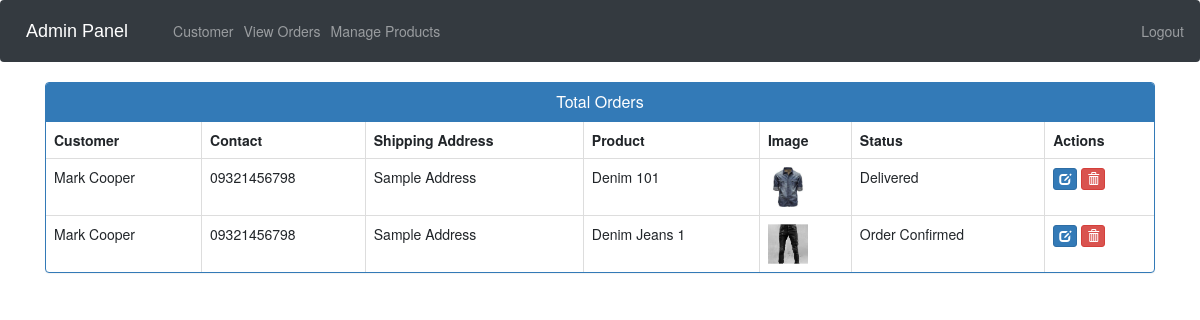
/admin-view-booking (signed in), run on an earlier commit of the app's database.
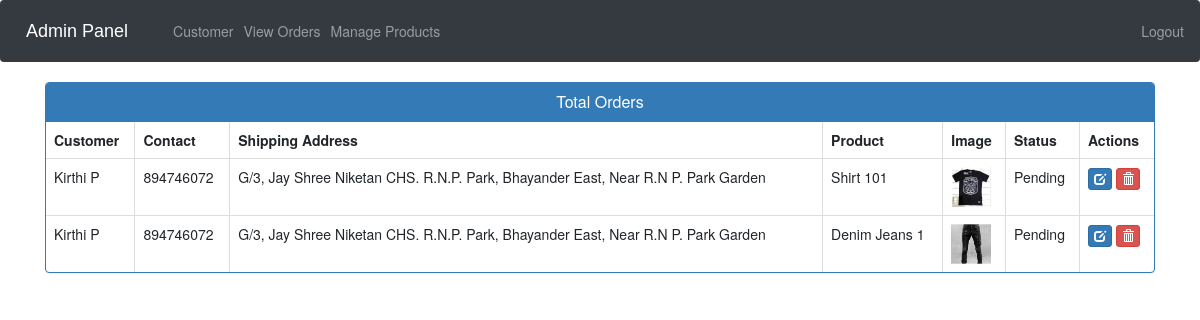
And on a later commit of the database.
### ecom/models.py (models this page shows, shortened)
class Customer(models.Model):
    user=models.OneToOneField(User,on_delete=models.CASCADE)
    profile_pic= models.ImageField(upload_to='profile_pic/CustomerProfilePic/',null=True,blank=True)
    address = models.CharField(max_length=40)
    mobile = models.CharField(max_length=20,null=False)
    @property
    def get_name(self):
        return self.user.first_name+" "+self.user.last_name

class Orders(models.Model):
    STATUS =(
        ('Pending','Pending'),
        ('Order Confirmed','Order Confirmed'),
        ('Out for Delivery','Out for Delivery'),
        ('Delivered','Delivered'),
    )
    customer=models.ForeignKey('Customer', on_delete=models.CASCADE,null=True)
    product=models.ForeignKey('Product',on_delete=models.CASCADE,null=True)
    email = models.CharField(max_length=50,null=True)
    address = models.CharField(max_length=500,null=True)
    mobile = models.CharField(max_length=20,null=True)
    order_date= models.DateField(auto_now_add=True,null=True)
    status=models.CharField(max_length=50,null=True,choices=STATUS)

class Product(models.Model):
    name=models.CharField(max_length=40)
    product_image= models.ImageField(upload_to='product_image/',null=True,blank=True)
    price = models.PositiveIntegerField()
    description=models.CharField(max_length=40)

### ecom/views.py (the view)
# urls.py: path('admin-view-booking', views.admin_view_booking_view,name='admin-view-booking'),
@login_required(login_url='adminlogin')
def admin_view_booking_view(request):
    orders=models.Orders.objects.all()
    ordered_products=[]
    ordered_bys=[]
    for order in orders:
        ordered_product=models.Product.objects.all().filter(id=order.product.id)
        ordered_by=models.Customer.objects.all().filter(id = order.customer.id)
        ordered_products.append(ordered_product)
        ordered_bys.append(ordered_by)
    return render(request,'ecom/admin_view_booking.html',{'data':zip(ordered_products,ordered_bys,orders)})

### templates/ecom/admin_view_booking.html (shortened to what this page needs)
{% extends 'ecom/admin_base.html' %}
{% load static %}
{% block content %}
<head>
  <link href="//netdna.bootstrapcdn.com/bootstrap/3.0.0/css/bootstrap.min.css" rel="stylesheet" id="bootstrap-css">
</head>
<div class="container">
  <div class="panel panel-primary">
    <div class="panel-heading">
      <h6 class="panel-title">Total Orders</h6>
    </div>
    <table class="table table-hover table-bordered" id="dev-table">
      <thead>
        <tr>
          <th>Customer</th>
          <th>Contact</th>
          <th>Shipping Address</th>
          <th>Product</th>
          <th>Image</th>
          <th>Status</th>
          <th>Actions</th>
        </tr>
      </thead>
      {% for product,customer,order in data %}
      <tr>
        {% for c in customer %}
        <td> {{c.get_name}}</td>
        <td>{{c.mobile}}</td>
        <td>{{order.address}}</td>
        {% endfor %}
        {% for p in product %}
        <td> {{p.name}}</td>
        <td> <img src="{% static p.product_image.url %}" alt="Profile Pic" height="40px" width="40px" /></td>
        <td>{{order.status}}</td>
        <td><a class="btn btn-primary btn-xs" href="{% url 'update-order' order.id  %}"><span class="glyphicon glyphicon-edit"></span></a>
        <a class="btn btn-danger btn-xs" href="{% url 'delete-order' order.id  %}"><span class="glyphicon glyphicon-trash"></span></a></td>
        {% endfor %}
      </tr>
      {% endfor %}
    </table>
  </div>
</div>
{% endblock content %}

What changed in the data, as far as the page shows it:
removed Orders: address "Sample Address", status "Delivered"
removed Customer: get_name "Mark Cooper", mobile "09321456798"
no longer on this page (row unchanged): Product: name "Denim 101", product_image (picture)
removed Orders: address "Sample Address", status "Order Confirmed", Product (name "Denim Jeans 1", product_image (picture))
added Orders: address "G/3, Jay Shree Niketan CHS. R.N.P. Park, Bhayander East, Near R.N P. Park Garden", status "Pending"
added Customer: get_name "Kirthi P", mobile "894746072"
now on this page (row unchanged): Product: name "Shirt 101", product_image (picture)
added Orders: address "G/3, Jay Shree Niketan CHS. R.N.P. Park, Bhayander East, Near R.N P. Park Garden", status "Pending", Product (name "Denim Jeans 1", product_image (picture))
